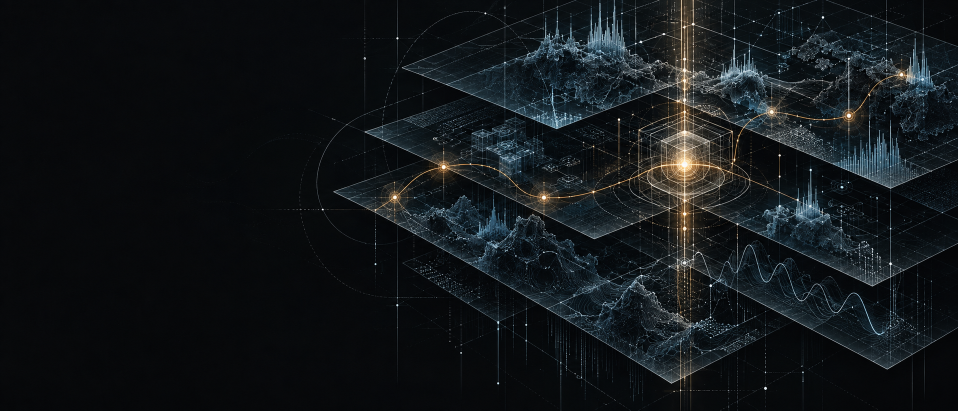
#> input picture design/source-assets/nordic-signal/home-hero-master.png, 1916 x 821 px (shown at 1/2 size)
$ python build_hero.py
#> lines starting #> are read from the running program, lines starting #| are printed output that depends on the picture
"""Encode the approved master without cropping/upscaling (offline authoring only).

Requires Pillow and pillow-avif-plugin in the author's tool environment, not in
the website's runtime requirements. Run this file from any working directory.
"""
from pathlib import Path

import pillow_avif  # noqa: F401 -- registers the AVIF encoder with Pillow
from PIL import Image


def main():
    source = Path(__file__).with_name('home-hero-master.png')
    destination = source.parents[3] / 'app/static/images/nordic-signal'
    destination.mkdir(parents=True, exist_ok=True)
    with Image.open(source) as master:
#> master is the input picture: PIL image 1916x821 RGB; mean R, G, B 18.1, 22.4, 25.1
        master = master.convert('RGB')
        widths = sorted({min(width, master.width) for width in (960, 1600, 2400)})
#> widths = [960, 1600, 1916]
        for width in widths:
            height = round(master.height * width / master.width)
            frame = master.resize((width, height), Image.Resampling.LANCZOS)
            for extension, options in (
                ('avif', {'quality': 65, 'speed': 6, 'subsampling': '4:4:4'}),
                ('webp', {'quality': 86, 'method': 6}),
            ):
                path = destination / f'home-hero-{width}.{extension}'
                frame.save(path, **options)
                print(f'{path.name}: {width} x {height}; {path.stat().st_size:,} bytes')
#> this loop made 3 passes
#> pass 1, in main, `frame = master.resize((width, height), Image.Resampling.LANCZOS)`:
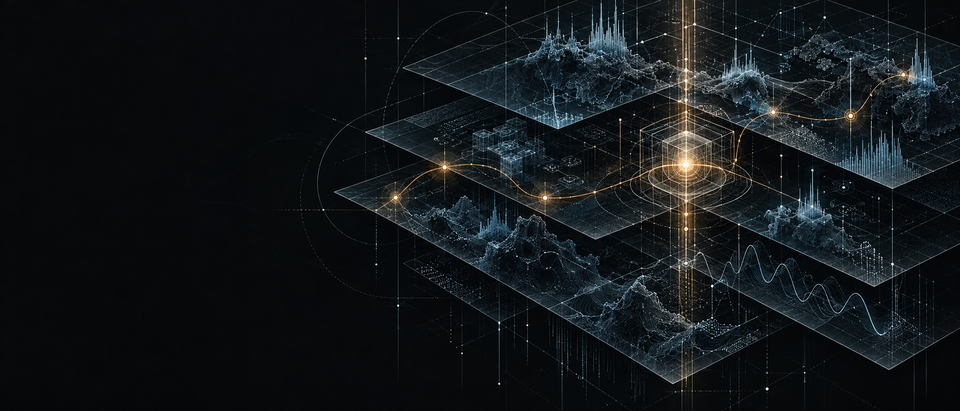
#> frame: PIL image 960x411 RGB; mean R, G, B 18.1, 22.4, 25.1


if __name__ == '__main__':
    main()
